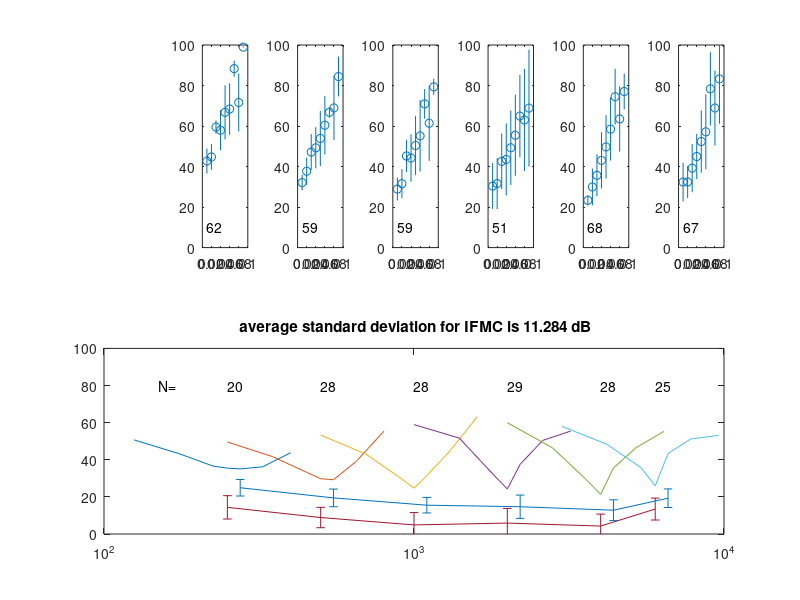

Here is the MATLAB script that generated this plot: (Note: this script raises an error after producing the figure.)
% average profiles
clear all, dbstop if error, figure(10),clf

profileType='N';
averageProfileFileName='averageNormal';

load participantCompendium

restorePath=path;
addpath(['..' filesep 'multiThreshold 1.46'])

noParticipants=length(participant);
allLongtoneThresholds=NaN(1,2*noParticipants);
allShortToneThresholds=NaN(1,2*noParticipants);

probeFrequencies=[250 500 1000 2000 4000 6000];
probeNo=0;
leftEar=participant.leftEarData;
TMCgaps=leftEar.Gaps;
longToneMean=NaN(1,length(probeFrequencies));
shortToneMean=NaN(1,length(probeFrequencies));
longTonestdev=NaN(1,length(probeFrequencies));
shortTonestdev=NaN(1,length(probeFrequencies));
meanDepth=NaN(1,length(probeFrequencies));
meanIFMC=NaN(length(probeFrequencies), 7);
meanTMC=NaN(length(probeFrequencies),length(TMCgaps));
stdevIFMC=NaN(length(probeFrequencies), 7);
stdevTMC=NaN(length(probeFrequencies),length(TMCgaps));
TMCfittedSlope=NaN(1,length(probeFrequencies));
sampleSize=NaN(1,length(probeFrequencies));
for  probeFrequency=probeFrequencies
    probeNo=probeNo+1;

    allIFMCreTip=NaN(2*noParticipants,7);
    allTMCs=NaN(2*noParticipants,9);
    tipThresholds=NaN(2*noParticipants,7);
    depths=NaN(2*noParticipants,7);

    earCount=0;
    for participantNo=1:noParticipants
        code=participant(participantNo).code;
        if strcmp(code(1),profileType)
            leftEar=participant(participantNo).leftEarData;
            IFMCs=leftEar.IFMCs;
            IFMCprobeFrequencies=leftEar.IFMCFreq;
            TMCs=leftEar.TMC;

            probePTR=find(IFMCprobeFrequencies==probeFrequency);
            IFMCatProbe=IFMCs(probePTR,:);
            TMCatProbe=TMCs(probePTR,:);
            longToneThreshold=leftEar.LongTone(probePTR);
            allLongtoneThresholds(earCount)=longToneThreshold;
            shorttoneThreshold=leftEar.ShortTone(probePTR);
            allShortToneThresholds(earCount)=shorttoneThreshold;
            allTMCs(earCount,:)=TMCatProbe;

            tipThresholds(earCount)=IFMCatProbe(4);
            % relative to tip frequency
            lIFMCreTip=IFMCatProbe-tipThresholds(earCount);
            allIFMCreTip(earCount,:)=lIFMCreTip;
            depths(earCount)=mean([lIFMCreTip(2) lIFMCreTip(6)]);
            %
            earCountR=earCount+1;
            rightEar=participant(participantNo).rightEarData;
            IFMCs=rightEar.IFMCs;
            IFMCprobeFrequencies=rightEar.IFMCFreq;
            IFMCmaskerFrequencies=probeFrequency*rightEar.MaskerRatio;
            TMCs=leftEar.TMC;
            TMCgaps=leftEar.Gaps;

            probePTR=find(IFMCprobeFrequencies==probeFrequency);
            IFMCatProbe=IFMCs(probePTR,:);
            TMCatProbe=TMCs(probePTR,:);
            longToneThreshold=rightEar.LongTone(probePTR);
            allLongtoneThresholds(earCountR)=longToneThreshold;
            shorttoneThreshold=rightEar.ShortTone(probePTR);
            allShortToneThresholds(earCountR)=shorttoneThreshold;
            allTMCs(earCountR,:)=TMCatProbe;

            tipThresholds(earCountR)=IFMCatProbe(4);
            % relative to tip frequency
            lIFMCreTip=IFMCatProbe-tipThresholds(earCountR);
            allIFMCreTip(earCountR,:)=lIFMCreTip;
            depths(earCountR)=mean([lIFMCreTip(2) lIFMCreTip(6)]);

        end
        earCount=earCount+2;
    end % participant

    % compute means ignoring missing data
    for i=1:7
        x=allIFMCreTip(:,i); x=x(~isnan(x));
     meanIFMC(probeNo,i)=mean(x);
     stdevIFMC(probeNo,i)=std(x);
    end
    for i=1:9
        x=allTMCs(:,i); x=x(~isnan(x));
        meanTMC(probeNo,i)=mean(x);
        stdevTMC(probeNo,i)=std(x);
    end

    x=allIFMCreTip(:,4); x=x(~isnan(x));
    sampleSize(probeNo)=length(x);

    meanAllLongToneAtProbe=mean(allLongtoneThresholds(~isnan(allLongtoneThresholds)));
    stdAllLongToneAtProbe=std(allLongtoneThresholds(~isnan(allLongtoneThresholds)));
    meanAllShortToneAtProbe=mean(allShortToneThresholds(~isnan(allShortToneThresholds)));
    stdAllShortToneAtProbe=std(allShortToneThresholds(~isnan(allShortToneThresholds)));
    meanTipThresholds=mean(tipThresholds(~isnan(tipThresholds)));
    meanIFMC(probeNo,:)=meanIFMC(probeNo,:) + meanTipThresholds;
    stdevIFMC(probeNo,:)=std(meanIFMC(probeNo,:) );
    
    figure(10),subplot(2,1,2)
    plot(IFMCmaskerFrequencies,meanIFMC(probeNo,:) )
    hold on

    figure(10), subplot(2, length(probeFrequencies)+1,probeNo+1)
    errorbar(TMCgaps,meanTMC(probeNo,:),stdevTMC(probeNo,:),'o'), ylim([0 100])
    P=polyfit(TMCgaps,meanTMC(probeNo,:),1);
    TMCfittedSlope(probeNo)=P(1)/10;
    text(0.01,10,num2str(TMCfittedSlope(probeNo),'%4.0f'))

    longToneMean(probeNo)=meanAllLongToneAtProbe;
    shortToneMean(probeNo)=meanAllShortToneAtProbe;
    longTonestdev(probeNo)=stdAllLongToneAtProbe;
    shortTonestdev(probeNo)=stdAllShortToneAtProbe;
    meanDepth(probeNo)=mean(depths(~isnan(depths)));
end % probe frequency

meanIFMC_STD=mean(mean(stdevIFMC))

figure(10),subplot(2,1,2),hold on
errorbar(probeFrequencies, longToneMean,longTonestdev)
figure(10),subplot(2,1,2),hold on
errorbar(probeFrequencies*1.1, shortToneMean, shortTonestdev)
ylim([0 100]), xlim([100 10000])
set(gca,'Xscale','log')
title([' average standard deviation for IFMC is ' num2str(meanIFMC_STD) ' dB'])

text(150,80,'N=')
for i=1:length(probeFrequencies)
    text(probeFrequencies(i),80,num2str(sampleSize(i)))
end

maskerRatios=leftEar.MaskerRatio;
profile2mFile(longToneMean', shortToneMean', TMCgaps', probeFrequencies, ...
    meanTMC', maskerRatios', ...
    meanIFMC', averageProfileFileName, 'allParticipants')
path(restorePath)
